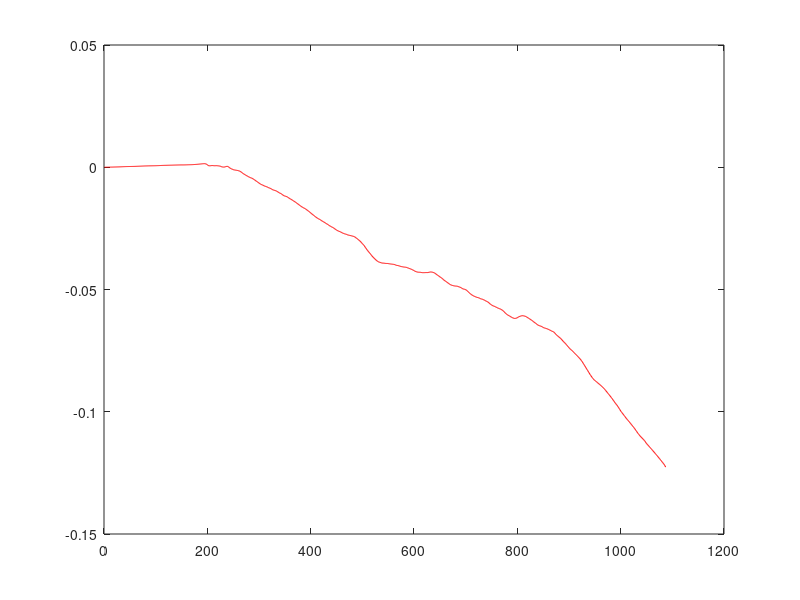

Recreate this plot in MATLAB.
a = dlmread('x_disp.txt',',');
arr = zeros(length(a),1);
for i=2:length(a)
    arr(i) = a(i,4)-a(i-1,4);
%     arr(i) = norm(a(i,1:3));
end
acc = a(:,1:3);
iter = 1:length(a);
% plot(iter,a(:,3));
v = zeros(length(a),3);
x = zeros(length(a),3);
%filter
aa = 1;
bb = ones(20,1)*0.05;
f = filter(bb,aa,a(:,1:3));
[xx,yy] = butter(20,0.1,'low');
f = filter(xx,yy,a(:,1:3));
% figure
% plot(abs(fft(f(:,1))),'*')
for i = 1:length(f)
    ff(i) = norm(f(i,:));
end
% a = f;
%basic model
% facc = fft(acc(:,1));
% multi = zeros(1087,1);
% multi(300:800) = 1;
% facc = ifft(facc.*multi);
% acc(:,1) = facc;
% a = acc;
for i=2:length(a)
    dt = arr(i)/10^9;
    v(i,:) = v(i-1,:)+a(i-1,1:3)*dt;
    x(i,:) = x(i-1,:)+v(i-1,:)*dt+0.5*a(i-1,1:3)*(dt)^2;
end
%verlet model
% for i=3:length(a)
%     dt = arr(i)/10^9;
%     x(i,:) = 2*x(i-1,:)-x(i-2,:)+a(i-1,1:3)*(dt)^2;
% end

xn = zeros(length(a),3);
an = zeros(length(a),3);
for i=1:length(x)
    xn(i) = norm(x(i));
    an(i) = norm(a(i,1:3));
end
% plot(xn);
% sum1 = 0;
% nvx = [];
% nix = [];
% sp = 1;
% ep = 20;
% for i = sp:ep
%     ix = x(round((i+interval)*scale),:)-x(round(i*scale),:);    %row vector
%     vx = Ot(:,i);                   %column vector
%     sum1 = sum1 + vx'*ix';
%     nvx = [nvx; vx'];
%     nix = [nix; ix];
% end
% lam = sum1/(ep-sp+1);
% figure
% % plot(an); hold on
% nvx = lam*nvx;
% v1 = var(nvx);
% v2 = var(nix);
% k1 = v1(1)*v2(1)/(v1(1)+v2(1));
% k2 = v1(2)*v2(2)/(v1(2)+v2(2));
% k3 = v1(3)*v2(3)/(v1(3)+v2(3));
% xf = zeros(size(nvx));
% for i = 1:(ep-sp+1)
%     xf(i,:) = nvx(i,:)./v1 + nix(i,:)./v2;
%     xf(i,:) = xf(i,:).*[k1 k2 k3];
% end
% sum(xf)
plot(x(:,1),'r')